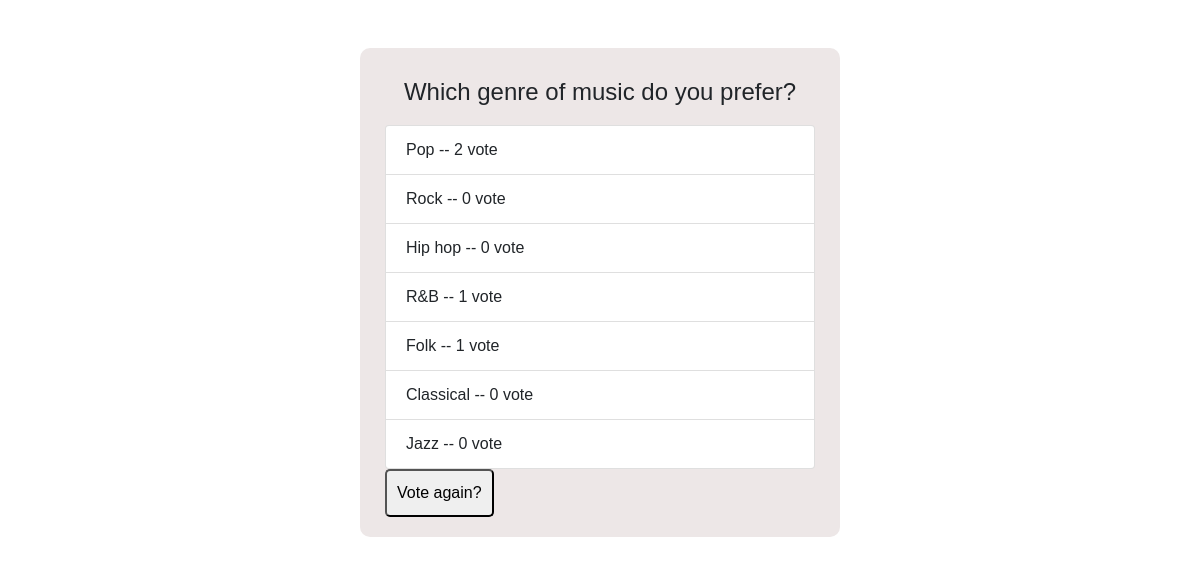
The app's page /polls/2/results/ with its own data.
### polls/models.py (models this page shows, shortened)
class Question(models.Model):
    question_text = models.CharField(max_length=200)
    pub_date = models.DateTimeField('date published')

class Choice(models.Model):
    question = models.ForeignKey(Question, on_delete=models.CASCADE)
    choice_text = models.CharField(max_length=200)
    votes = models.IntegerField(default=0)

### polls/views.py (the view)
# urls.py: path('<int:question_id>/results/', views.results, name='results'),
def results(request, question_id):
    question = get_object_or_404(Question, pk=question_id)
    return render(request, 'polls/results.html', {'question': question})

### polls/templates/polls/results.html
{% load static %}
<!DOCTYPE html>
<html lang="en">
    <head>
        <link rel="stylesheet" href="https://cdn.jsdelivr.net/npm/bootstrap@4.6.2/dist/css/bootstrap.min.css">
        <link rel="stylesheet" href="{% static 'styles.css' %}">
    </head>
    <body>
        <br><br>
        <div class="container">
            <div class="header">
                <h4> {{ question.question_text }} </h4>
            </div>
            <ul class="list-group">
                {% for choice in question.choice_set.all %}
                <li class="list-group-item">
                    {{ choice.choice_text }} -- {{ choice.votes }}
                    vote{{chocie.votes|pluralize}}
                </li>
                {% endfor %}
            </ul>
            <a href="{% url 'polls:detail' question.id %}">
                <input type="submit" value="Vote again?" />
            </a>
        </div>
    </body>
</html>

### polls/static/styles.css (style rules this page uses)
.header { text-align: center; padding: 10px 10px; }
.container { width: 40%; border-radius: 10px; padding: 20px 25px; background-color: rgb(237, 231, 231); }
body { font-family: Arial, Helvetica, sans-serif; }
input[type=submit] { padding: 10px 10px; border-radius: 5px; }

### records on screen
Question: question_text "Which genre of music do you prefer?"
Choice: choice_text "Pop", votes "2"
Choice: choice_text "Rock", votes "0"
Choice: choice_text "Hip hop", votes "0"
Choice: choice_text "R&B", votes "1"
Choice: choice_text "Folk", votes "1"
Choice: choice_text "Classical", votes "0"
Choice: choice_text "Jazz", votes "0"
